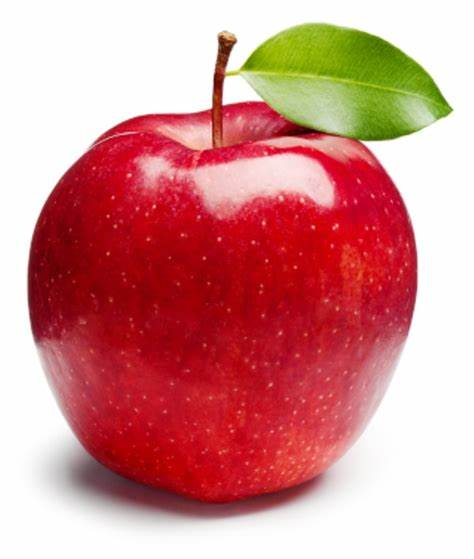
#> input picture gambar apel.jpeg, 474 x 559 px
$ python 'citra negatif.py'
#> lines starting #> are read from the running program, lines starting #| are printed output that depends on the picture
import cv2

# Baca citra dari file
image = cv2.imread('gambar apel.jpeg')
#> image is the input picture: shape (559, 474, 3); mean B, G, R 140.8, 142.3, 210.9

# Periksa apakah citra berhasil dibaca
if image is not None:
    # Mengambil dimensi citra
    height, width, _ = image.shape
#> height = 559; width = 474

    # Invert nilai piksel pada setiap saluran warna
    negative_image = 255 - image
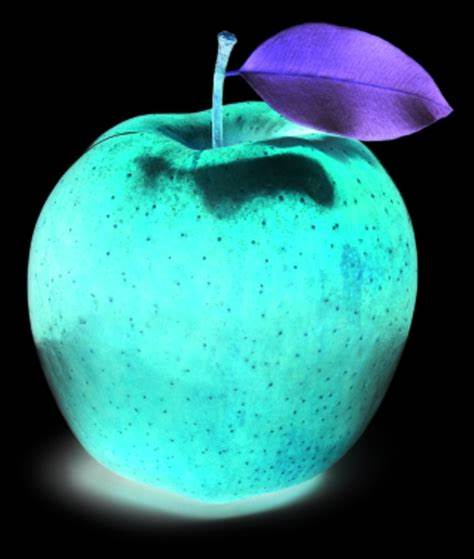
#> negative_image: shape (559, 474, 3); mean B, G, R 114.2, 112.7, 44.1

    cv2.imshow('Gambar Asli', image)
    cv2.imshow('Gambar Negatif', negative_image)

    # Tunggu sampai pengguna menekan tombol apa saja
    cv2.waitKey(0)

    # Tutup jendela setelah tombol ditekan
    cv2.destroyAllWindows()
else:
    print("Citra tidak dapat dibaca")

$ run again, with bunga.jpg copied over gambar apel.jpeg
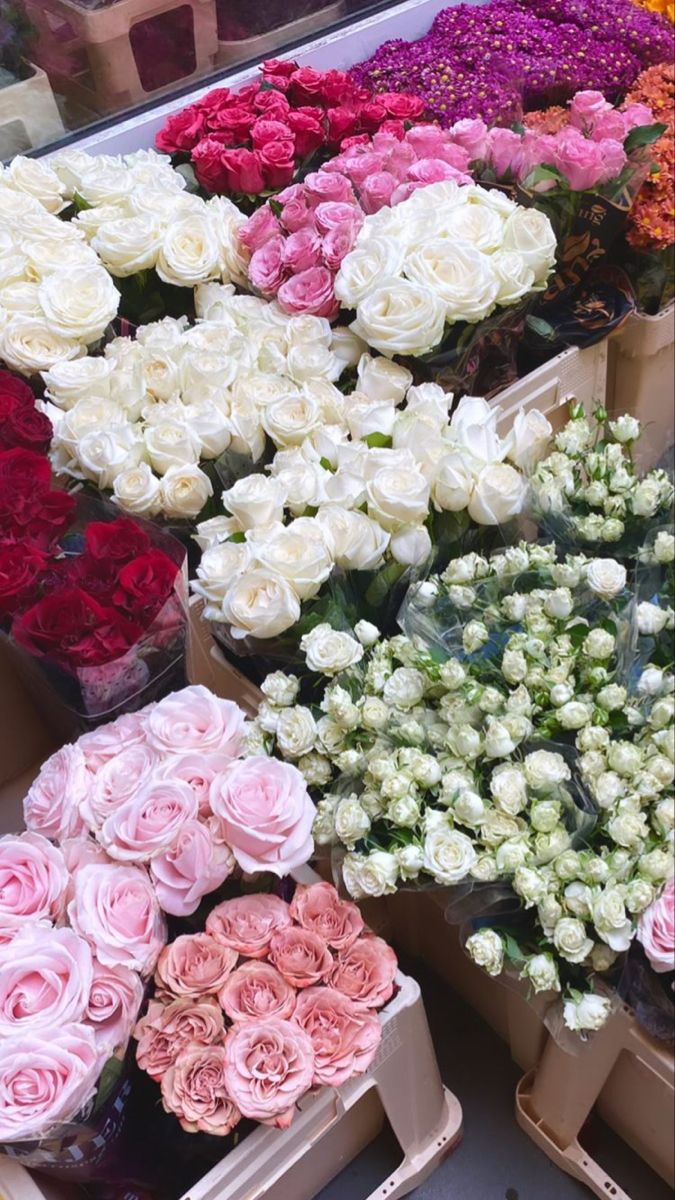
#> input picture bunga.jpg, 675 x 1200 px
#> image is the input picture: shape (1200, 675, 3); mean B, G, R 130.5, 125.6, 151.7
#> `negative_image = 255 - image`:
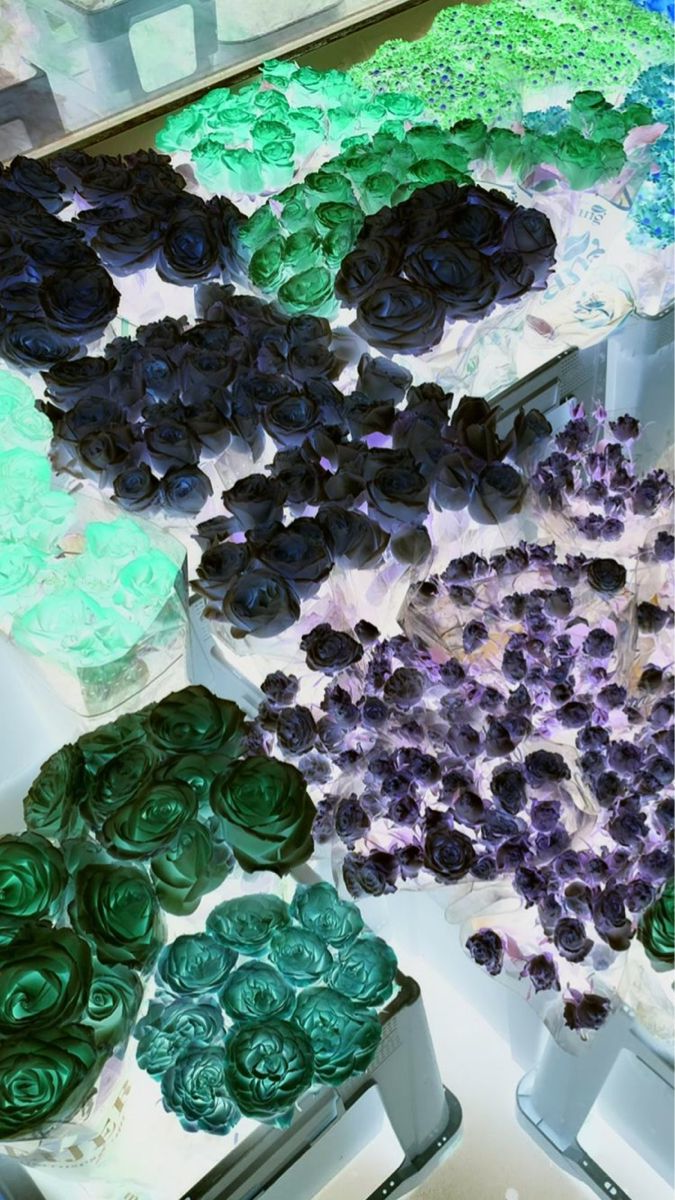
#> negative_image: shape (1200, 675, 3); mean B, G, R 124.5, 129.4, 103.3
